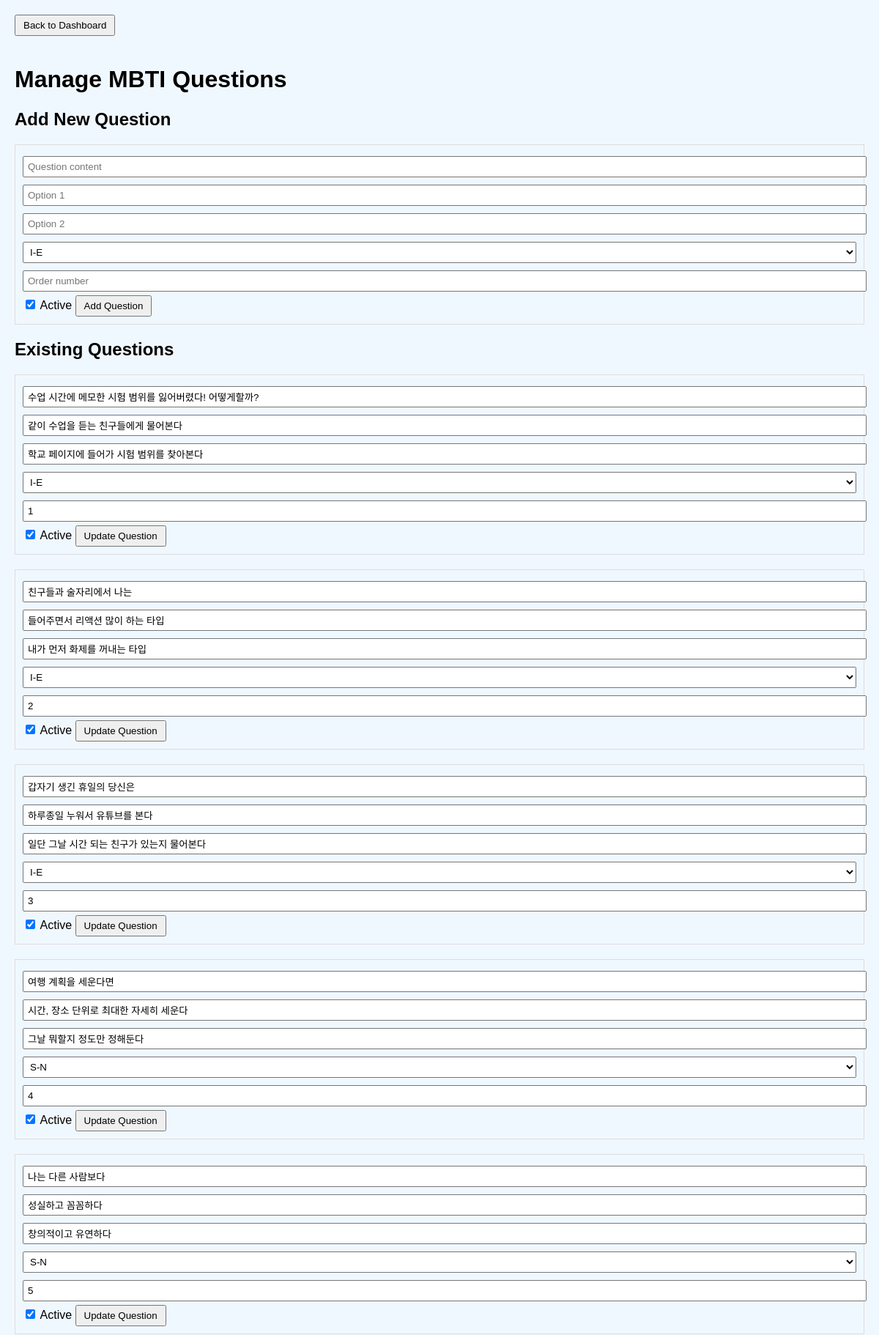
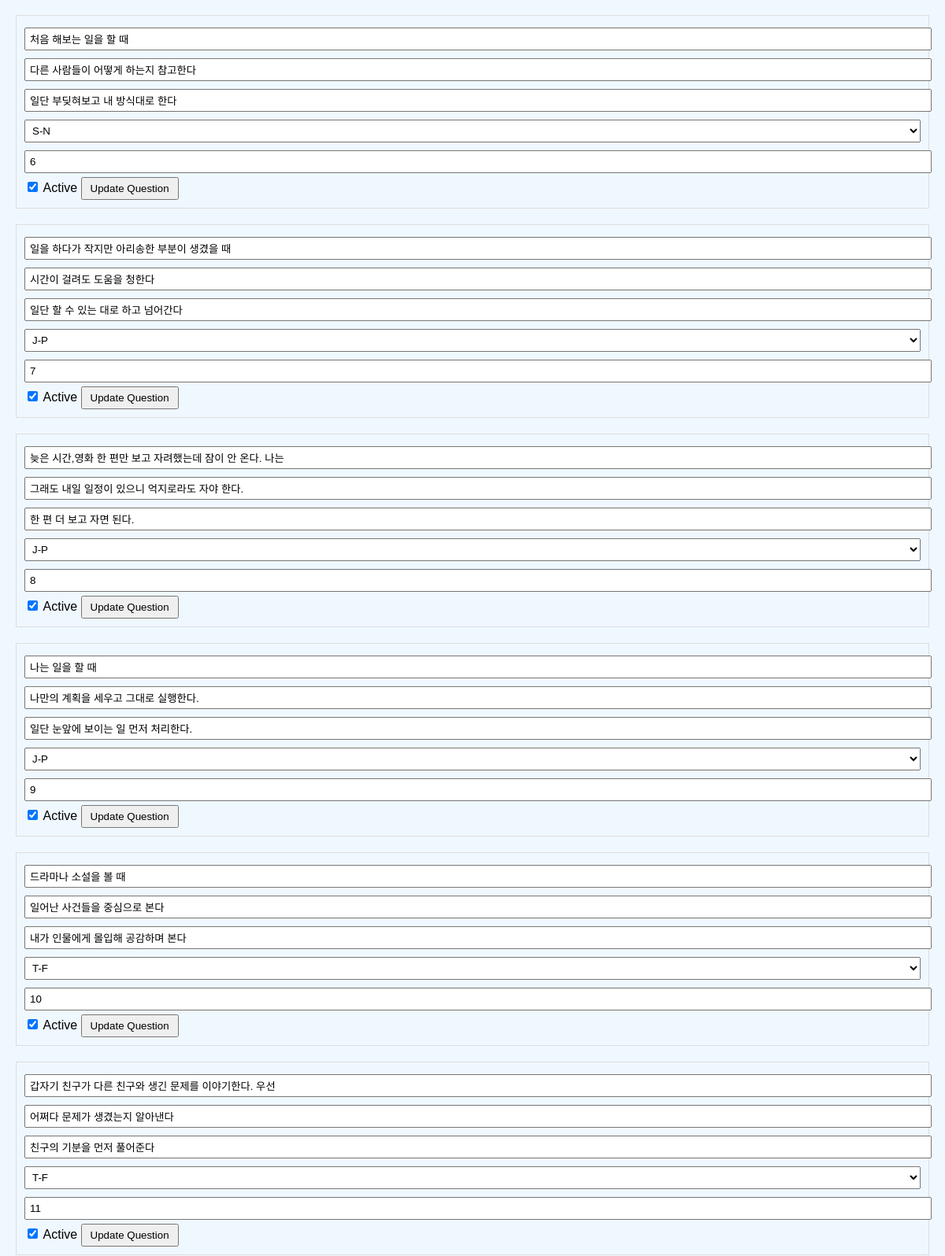
The page /admin/dashboard/question (signed in, upper part) on the database its author committed (2 pictures, top to bottom).
### app/models.py (models this page shows)
class Question(db.Model):
    __tablename__ = "question"
    id = db.Column(db.Integer, primary_key=True)
    content = db.Column(db.String(255))
    option_1 = db.Column(db.String(255))  # 추가: 첫 번째 선택지
    option_2 = db.Column(db.String(255))  # 추가: 두 번째 선택지
    type = db.Column(db.String(2))  # 추가: MBTI 유형 (예: 'IE', 'SN', 'TF', 'JP')
    order_num = db.Column(db.Integer, default=0)
    is_active = db.Column(db.Boolean, default=True)

### app/routes.py (the view, shortened to what this page needs)
@admin.route("/dashboard/question", methods=["GET", "POST"])
@login_required
def manage_questions():
    questions = Question.query.order_by(Question.order_num).all()
    return render_template("manage_questions.html", questions=questions)

### app/routes.py (called while the page is built)
def login_required(f):
    @wraps(f)
    def decorated_function(*args, **kwargs):
        if "admin_logged_in" not in session:
            return redirect(url_for("admin.login", next=request.url))
        return f(*args, **kwargs)
    return decorated_function

### app/templates/manage_questions.html (shortened to what this page needs)
<!DOCTYPE html>
<html lang="en">
<head>
</head>
<body>
    <a href="{{ url_for('admin.dashboard') }}">
        <button class="dashboard-button">Back to Dashboard</button>
    </a>
    <h1>Manage MBTI Questions</h1>
    <h2>Add New Question</h2>
    <form action="{{ url_for('admin.manage_questions') }}" method="post">
        <input type="text" name="content" placeholder="Question content" required>
        <input type="text" name="option_1" placeholder="Option 1" required>
        <input type="text" name="option_2" placeholder="Option 2" required>
        <select name="type" required>
            <option value="IE">I-E</option>
        </select>
        <input type="number" name="order_num" placeholder="Order number" required>
        <label>
            <input type="checkbox" name="is_active" checked> Active
        </label>
        <button type="submit" name="new_question">Add Question</button>
    </form>
    <h2>Existing Questions</h2>
    {% for question in questions %}
        <form action="{{ url_for('admin.manage_questions') }}" method="post">
            <input type="text" name="content" value="{{ question.content }}" required>
            <input type="text" name="option_1" value="{{ question.option_1 }}" required>
            <input type="text" name="option_2" value="{{ question.option_2 }}" required>
            <select name="type" required>
                <option value="IE" {% if question.type == 'IE' %}selected{% endif %}>I-E</option>
                <option value="SN" {% if question.type == 'SN' %}selected{% endif %}>S-N</option>
                <option value="TF" {% if question.type == 'TF' %}selected{% endif %}>T-F</option>
                <option value="JP" {% if question.type == 'JP' %}selected{% endif %}>J-P</option>
            </select>
            <input type="number" name="order_num" value="{{ question.order_num }}" required>
            <label>
                <input type="checkbox" name="is_active" {% if question.is_active %}checked{% endif %}> Active
            </label>
            <button type="submit">Update Question</button>
        </form>
    {% endfor %}
</body>
</html>

### app/templates/manage_questions.html (style rules this page uses)
body { font-family: Arial, sans-serif; margin: 20px; background-color: aliceblue; }
form { margin-bottom: 20px; border: 1px solid #ddd; padding: 10px; }
input[type="text"], input[type="number"], select { width: 100%; padding: 5px; margin: 5px 0; }
button { padding: 5px 10px; }
.dashboard-button { margin-bottom: 20px; }

### rows shown on the page
Question: content "수업 시간에 메모한 시험 범위를 잃어버렸다! 어떻게할까?", option_1 "같이 수업을 듣는 친구들에게 물어본다", option_2 "학교 페이지에 들어가 시험 범위를 찾아본다", type "I-E", order_num "1", is_active "☑"
Question: content "친구들과 술자리에서 나는", option_1 "들어주면서 리액션 많이 하는 타입", option_2 "내가 먼저 화제를 꺼내는 타입", type "I-E", order_num "2", is_active "☑"
Question: content "갑자기 생긴 휴일의 당신은", option_1 "하루종일 누워서 유튜브를 본다", option_2 "일단 그날 시간 되는 친구가 있는지 물어본다", type "I-E", order_num "3", is_active "☑"
Question: content "여행 계획을 세운다면", option_1 "시간, 장소 단위로 최대한 자세히 세운다", option_2 "그날 뭐할지 정도만 정해둔다", type "S-N", order_num "4", is_active "☑"
Question: content "나는 다른 사람보다", option_1 "성실하고 꼼꼼하다", option_2 "창의적이고 유연하다", type "S-N", order_num "5", is_active "☑"
Question: content "처음 해보는 일을 할 때", option_1 "다른 사람들이 어떻게 하는지 참고한다", option_2 "일단 부딪혀보고 내 방식대로 한다", type "S-N", order_num "6", is_active "☑"
Question: content "일을 하다가 작지만 아리송한 부분이 생겼을 때", option_1 "시간이 걸려도 도움을 청한다", option_2 "일단 할 수 있는 대로 하고 넘어간다", type "J-P", order_num "7", is_active "☑"
Question: content "늦은 시간,영화 한 편만 보고 자려했는데 잠이 안 온다. 나는", option_1 "그래도 내일 일정이 있으니 억지로라도 자야 한다.", option_2 "한 편 더 보고 자면 된다.", type "J-P", order_num "8", is_active "☑"
Question: content "나는 일을 할 때", option_1 "나만의 계획을 세우고 그대로 실행한다.", option_2 "일단 눈앞에 보이는 일 먼저 처리한다.", type "J-P", order_num "9", is_active "☑"
Question: content "드라마나 소설을 볼 때", option_1 "일어난 사건들을 중심으로 본다", option_2 "내가 인물에게 몰입해 공감하며 본다", type "T-F", order_num "10", is_active "☑"
Question: content "갑자기 친구가 다른 친구와 생긴 문제를 이야기한다. 우선", option_1 "어쩌다 문제가 생겼는지 알아낸다", option_2 "친구의 기분을 먼저 풀어준다", type "T-F", order_num "11", is_active "☑"
